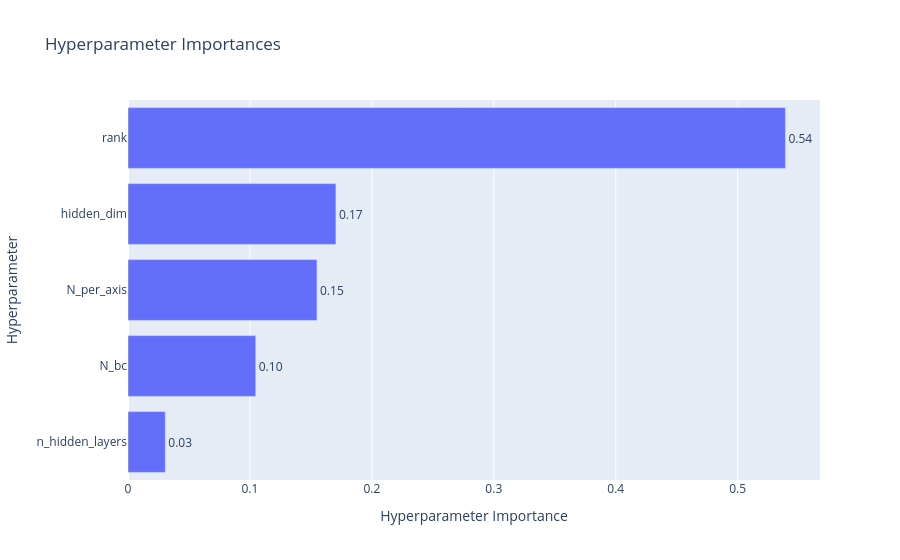

Source (notebook cell):
### Code cell
vis.plot_param_importances(study).show()

### Figure 1 — Plotly figure (JSON) as saved in the notebook; plotly's stock layout.template omitted (floating-point values rounded to 4 significant figures)
{"data": [{"cliponaxis": false, "hovertemplate": ["n_hidden_layers (IntDistribution): 0.030566442188406394<extra></extra>", "N_bc (CategoricalDistribution): 0.10476304922826492<extra></extra>", "N_per_axis (CategoricalDistribution): 0.15499099571085712<extra></extra>", "hidden_dim (CategoricalDistribution): 0.17051681784370495<extra></extra>", "rank (CategoricalDistribution): 0.5391626950287667<extra></extra>"], "name": "Objective Value", "orientation": "h", "text": ["0.03", "0.10", "0.15", "0.17", "0.54"], "textposition": "outside", "x": [0.03057, 0.1048, 0.155, 0.1705, 0.5392], "y": ["n_hidden_layers", "N_bc", "N_per_axis", "hidden_dim", "rank"], "type": "bar"}], "layout": {"title": {"text": "Hyperparameter Importances"}, "xaxis": {"title": {"text": "Hyperparameter Importance"}}, "yaxis": {"title": {"text": "Hyperparameter"}}}}
